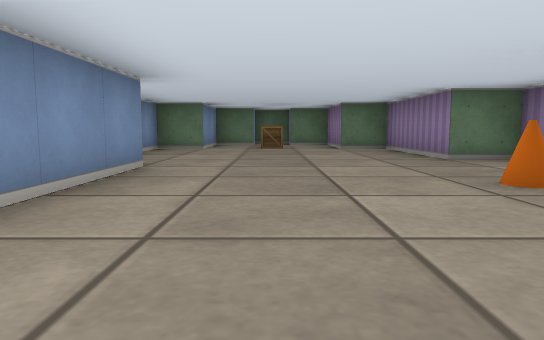
[1] (above)

12 first-person views from a walk through a cub3D ray-caster map. The camera is about half as high as the walls, tilts 6° down and sees 70° across. The floor is counted in squares. Each view is taken from the middle of a square. On the plan, view 1 faces up. The plan holds only what a view shows up to about 9 squares ahead; the rest is blank.

[2]
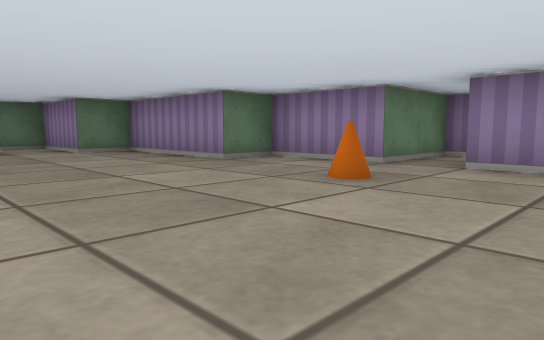

[3]
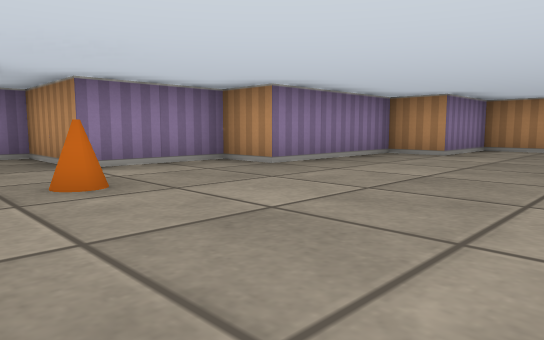

[4]
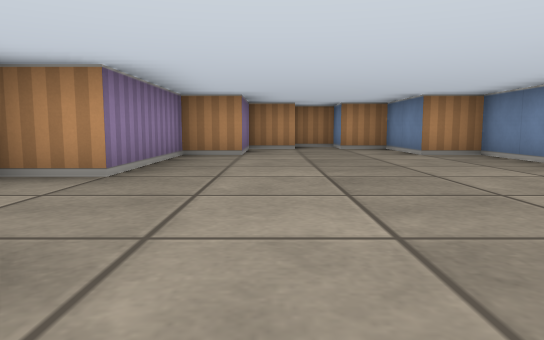

[5]
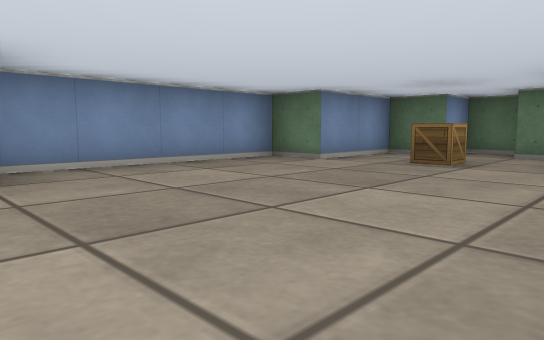

[6]
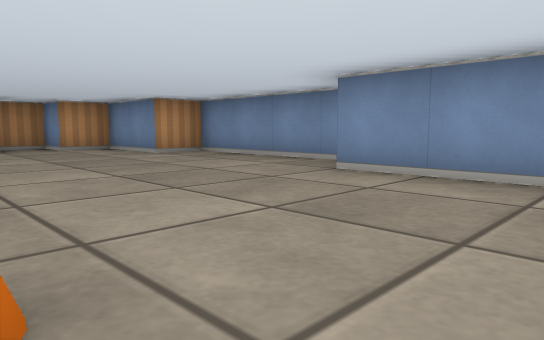

[7]
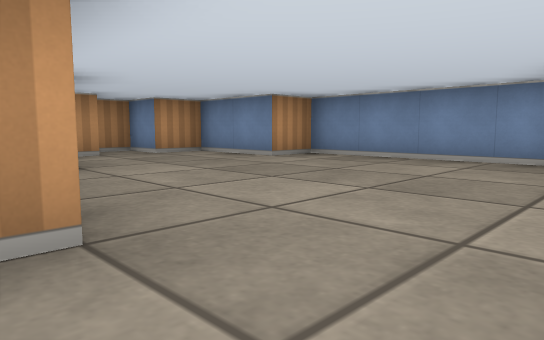

[8]
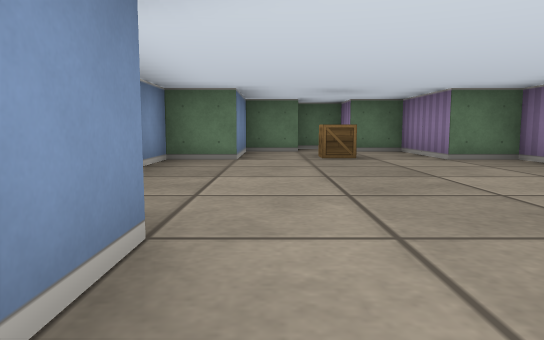

[9]
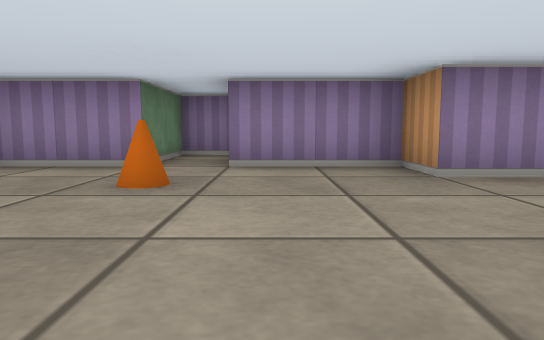

[10]
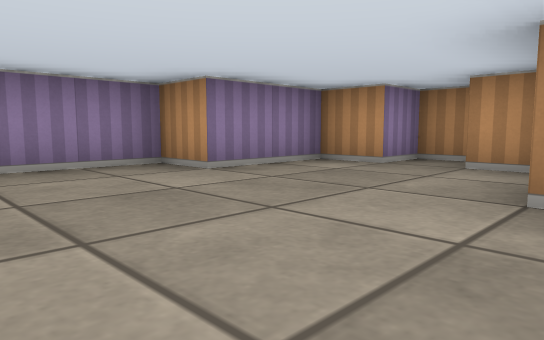

[11]
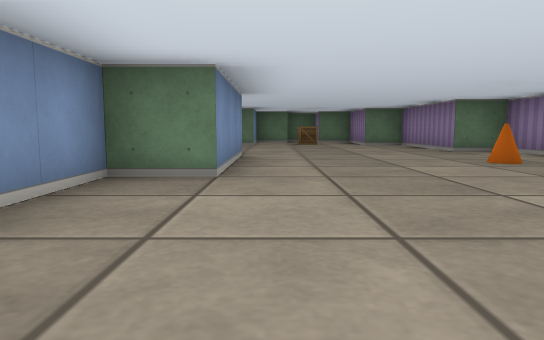

[12]
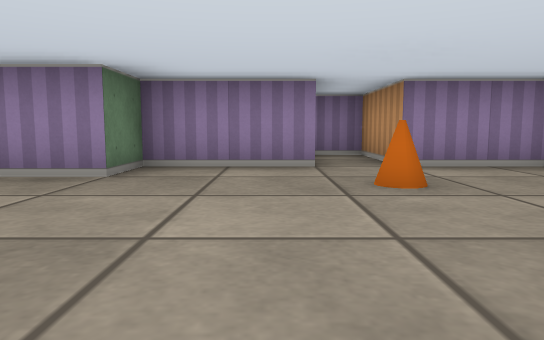

### Floor plan
Points are (right, up) in squares from view 1. A wall is a line through its corners. A room is listed if a view was taken in it or the views show most of it. See-through windows are left out.
Room 1 (views 1, 2, 3, 4, 5, 6, 7, 8, 9, 10, 11, 12)
walls: (-1.5, 4.5) (-1.5, 1.5) (-2.5, 1.5) (-2.5, -2.5) (-1.5, -2.5) (-1.5, -4.5) (-0.5, -4.5) (-0.5, -5.5) (0.5, -5.5) (0.5, -4.5) (1.5, -4.5) (1.5, -2.5) (2.5, -2.5) (2.5, 0.5) (3.5, 0.5) (3.5, 2.5) (5.5, 2.5) (5.5, 3.5) (3.5, 3.5) (3.5, 5.5) (2.5, 5.5) (2.5, 8.5) (1.5, 8.5) (1.5, 10.5) (0.5, 10.5) (0.5, 11.5) (-0.5, 11.5) (-0.5, 10.5) (-1.5, 10.5) (-1.5, 8.5) (-2.5, 8.5) (-2.5, 4.8)
objects: crate (0, 9); cone (2, 3)

Positions as (right, up) in squares from view 1, and headings:
1: (0, 0), facing up
2: (-1, 1), facing up-right
3: (-1, 4), facing down-right
4: (1, 4), facing down
5: (2, 4), facing up-left
6: (2, 4), facing down-left
7: (3, 2), facing down-left
8: (-1, 3), facing up
9: (-1, 2), facing right
10: (-2, 0), facing down-right
11: (-1, -2), facing up
12: (-1, 4), facing right
